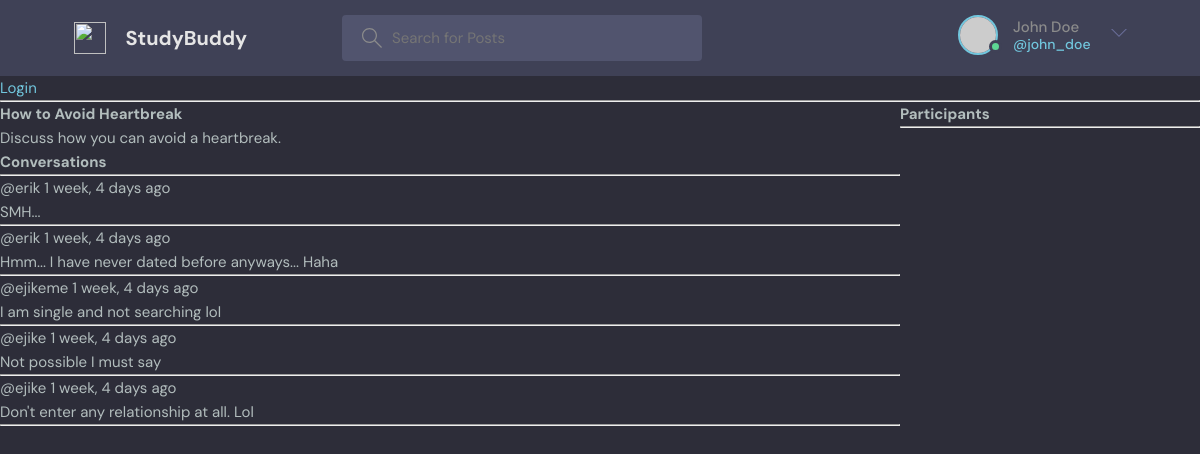
/service/10/, run on the app's committed database.
### NinazHairline/models.py (models this page shows, shortened)
class Service(models.Model):
    host = models.ForeignKey(User, on_delete=models.SET_NULL, null=True)
    topic = models.ForeignKey(Topic, on_delete=models.SET_NULL, null=True)
    name = models.CharField(max_length=200)
    description = models.TextField(null=True, blank=True)
    participants = models.ManyToManyField(
        User, related_name='participants', blank=True)
    updated = models.DateTimeField(auto_now=True)
    created = models.DateTimeField(auto_now_add=True)
    class Meta:
        ordering = ['-updated', '-created']

class Message(models.Model):
    user = models.ForeignKey(User, on_delete=models.CASCADE)
    service = models.ForeignKey(Service, on_delete=models.CASCADE)
    body = models.TextField()
    updated = models.DateTimeField(auto_now=True)
    created = models.DateTimeField(auto_now_add=True)
    class Meta:
        ordering = ['-updated', '-created']

### NinazHairline/views.py (the view, shortened to what this page needs)
# urls.py: path('service/<str:pk>/', views.service, name='service'),
def service(request, pk):
    service = Service.objects.get(id=pk)
    service_messages = service.message_set.all().order_by('-created')
    participants = service.participants.all()
    context = {'service': service, 'service_messages': service_messages,
               'participants': participants}
    return render(request, 'NinazHairline/service.html', context)

### NinazHairline/Templates/NinazHairline/service.html (shortened to what this page needs)
{%  extends 'NinazHairline/main.html' %}
{%  block content %}
<div class="service-container">
    <div>
        <h1>{{service.name}}</h1>
        <p>{{service.description}}</p>
        <div class="comment-wrapper">
            <h3>Conversations</h3>
            <hr>
            {% for message in service_messages %}
            <div>
                <small>@{{message.user}}  {{message.created|timesince}} ago</small>
                <p>{{message.body}}</p>
                <hr>
            </div>
            {% endfor %}
        </div>
    </div>
    <div>
        <h3>Participants</h3>
        <hr>
    </div>
</div>
{% endblock  %}

### NinazHairline/static/styles/style.css (style rules this page uses)
:root { --color-main: #71c6dd; --color-main-light: #e1f6fb; --color-dark: #3f4156; --color-dark-medium: #51546e; --color-dark-light: #696d97; --color-light: #e5e5e5; --color-gray: #8b8b8b; --color-light-gray: #b2bdbd; --color-bg: #2d2d39; --color-success: #5dd693; --color-error: #fc4b0b; }
* { font-family: "DM Sans", -apple-system, BlinkMacSystemFont, "Segoe UI", Roboto, Oxygen, Ubuntu, Cantarell, "Open Sans", "Helvetica Neue", sans-serif; margin: 0; padding: 0; box-sizing: border-box; text-rendering: optimizeLegibility; font-size: inherit; }
html { font-size: 56.25%; }
@media only screen and (min-width: 1200px) { html { font-size: 62.5%; } }
body { line-height: 1.6; font-weight: 400; font-size: 1.5rem; color: var(--color-light-gray); background-color: var(--color-bg); min-height: 100vh; }

### NinazHairline/Templates/NinazHairline/service.html (style rules this page uses)
.service-container { display: grid; grid-template-columns: 3fr 1fr; }

### data on the page
Service: name "How to Avoid Heartbreak", description "Discuss how you can avoid a heartbreak."
Message: user "erik", created "1 week, 4 days", body "SMH..."
Message: user "erik", created "1 week, 4 days", body "Hmm... I have never dated before anyways... Haha"
Message: user "ejikeme", created "1 week, 4 days", body "I am single and not searching lol"
Message: user "ejike", created "1 week, 4 days", body "Not possible I must say"
Message: user "ejike", created "1 week, 4 days", body "Don't enter any relationship at all. Lol"
